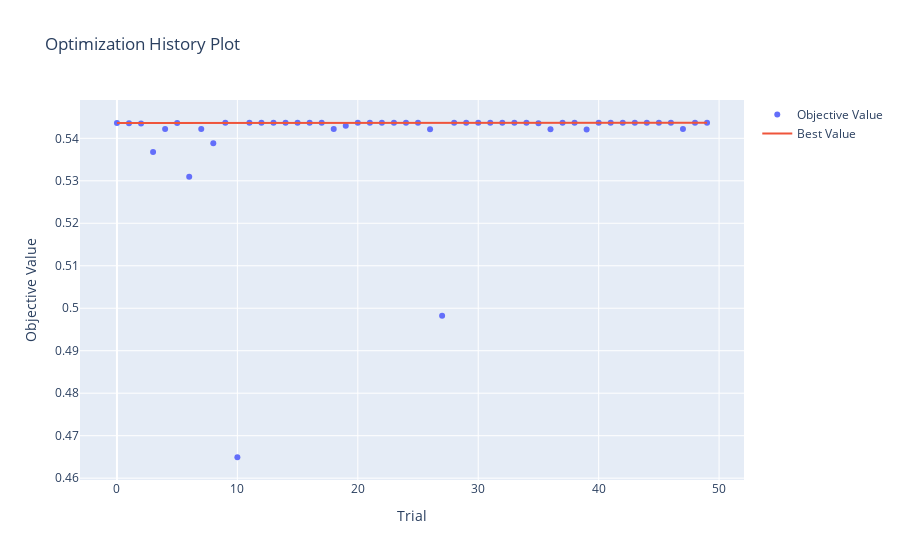

This figure's notebook cell:
### Code cell
plot_optimization_history(study)
